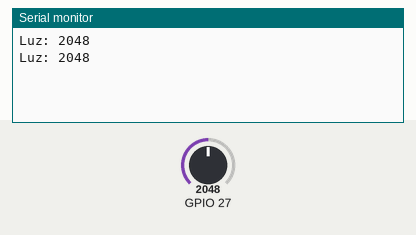
This sketch was run on a simulated ESP32. Shown: the last lines printed to the serial monitor. Inputs (shaded band) come from the test bench; at power-on: GPIO 27 = 2048.

Above: at 2.8 s.
2.9 s: GPIO 27 set to 2866
At 5.2 s:
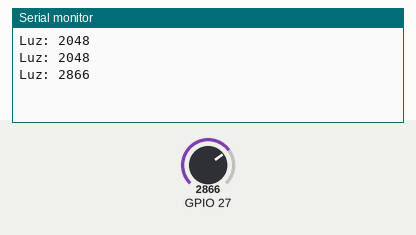
5.6 s: GPIO 27 set to 3603
At 6.8 s:
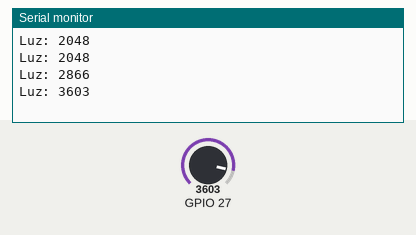
Timing chart, 0 to 8.6 s (numbered marks = the images above; inputs shaded):
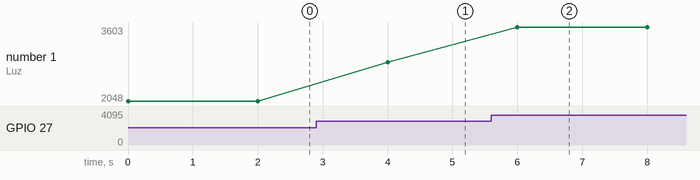

The sketch:

ldr.ino
```cpp
#include <Arduino.h>

void setup(){
    Serial.begin(115200);
    pinMode(27, INPUT);
}

void loop(){
    Serial.print("Luz: ");
    Serial.println(analogRead(27));
    delay(2000);
}
```

Measured:
- after the input at 2.9 s, the serial monitor: prints a new line after 1.1 s (image 1)
- after the input at 5.6 s, the serial monitor: prints a new line after 0.40 s (image 2)
- plotted number 1: 2048 → 2866 after the input at 2.9 s, 2866 → 3603 after the input at 5.6 s
